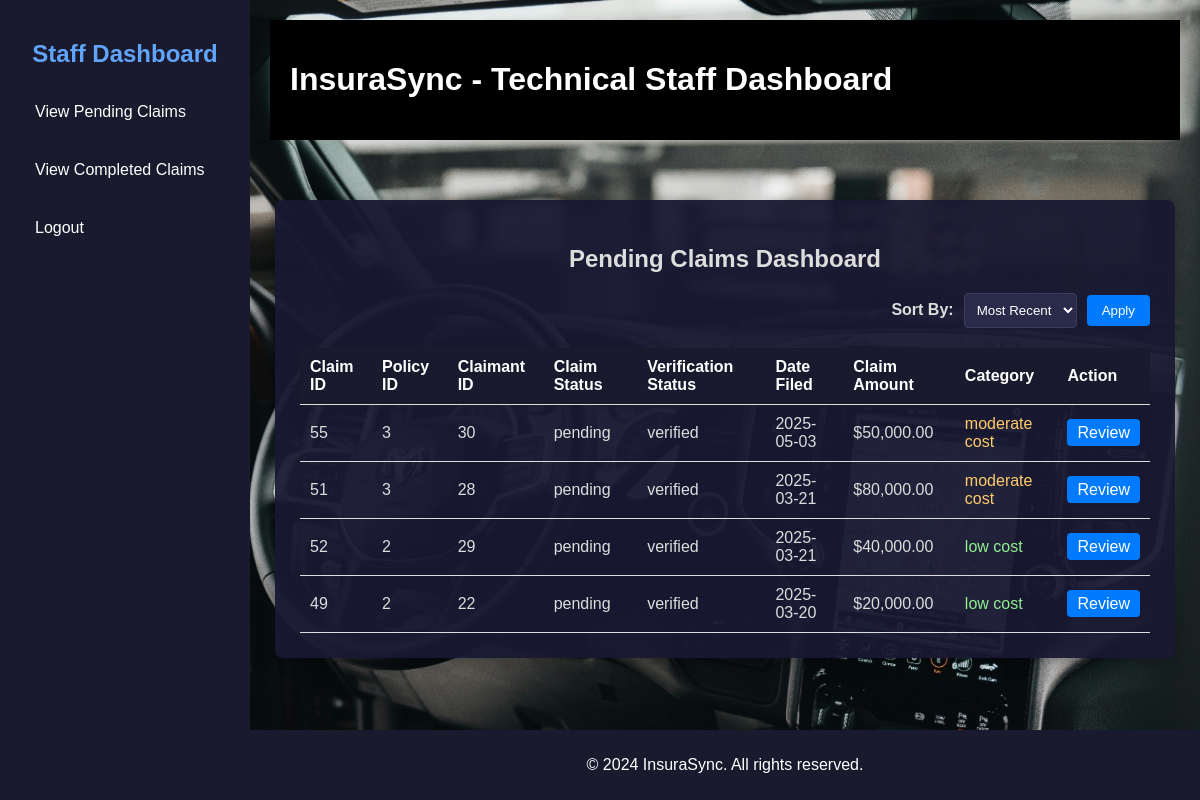
/view_claims_staff.php, run on the app's committed database.
### tables this page shows
CREATE TABLE `claims` (
  `claim_id` int(11) NOT NULL,
  `user_id` int(11) NOT NULL,
  `policy_id` int(11) NOT NULL,
  `accident_date` date NOT NULL,
  `accident_description` text NOT NULL,
  `claim_amount` bigint(20) NOT NULL,
  `claim_status` enum('pending','approved','rejected') NOT NULL,
  `filing_date` date NOT NULL,
  `documents` longblob NOT NULL,
  `damaged_parts` text NOT NULL,
  `cnic` int(11) DEFAULT NULL,
  `vehicle_reg_num` varchar(10) NOT NULL,
  `claim_category` enum('high cost','moderate cost','low cost') NOT NULL,
  `staff_notes` text NOT NULL,
  `verification_status` enum('pending','verified','rejected') NOT NULL
);

### view_claims_staff.php (the view, shortened to what this page needs)
<?php
$servername = "localhost";
$username = "root";
$password = "";
$database = "insurasync";
$conn = new mysqli($servername, $username, $password, $database);
$sort_by = isset($_GET['sort_by']) ? $_GET['sort_by'] : 'recent';
switch ($sort_by) {
    case 'recent':
    default:
        $sql = "SELECT claim_id, policy_id, user_id, claim_status, verification_status, filing_date, claim_amount, claim_category FROM claims WHERE verification_status = 'verified' AND claim_status = 'pending' ORDER BY filing_date DESC";
        break;
}
$result = $conn->query($sql);
?>
<!DOCTYPE html>
<html lang="en">
<head>
    <link href="https://cdnjs.cloudflare.com/ajax/libs/font-awesome/6.0.0-beta3/css/all.min.css" rel="stylesheet">
</head>
<body>
    <div class="sidebar">
        <h2>Staff Dashboard</h2>
        <a href="view_claims_staff.php">View Pending Claims</a>
        <a href="completed_claims.php">View Completed Claims</a>
        <a href="staff_login.php">Logout</a>
    </div>
    <div class="main-content">
        <header>
            <h1>InsuraSync - Technical Staff Dashboard</h1>
        </header>
        <div class="container">
            <h2>Pending Claims Dashboard</h2>
            <div class="sort-controls">
                <label for="sort_by">Sort By:</label>
                <select id="sort_by" name="sort_by">
                    <option value="recent" <?php echo ($sort_by == 'recent') ? 'selected' : ''; ?>>Most Recent</option>
                </select>
                <button onclick="applySorting()">Apply</button>
            </div>
            <table>
                <tr>
                    <th>Claim ID</th>
                    <th>Policy ID</th>
                    <th>Claimant ID</th>
                    <th>Claim Status</th>
                    <th>Verification Status</th>
                    <th>Date Filed</th>
                    <th>Claim Amount</th>
                    <th>Category</th>
                    <th>Action</th>
                </tr>
                <?php if ($result->num_rows > 0): ?>
                    <?php while ($row = $result->fetch_assoc()): ?>
                        <tr>
                            <td><?= htmlspecialchars($row['claim_id']) ?></td>
                            <td><?= htmlspecialchars($row['policy_id']) ?></td>
                            <td><?= htmlspecialchars($row['user_id']) ?></td>
                            <td><?= htmlspecialchars($row['claim_status']) ?></td>
                            <td><?= htmlspecialchars($row['verification_status']) ?></td>
                            <td><?= htmlspecialchars($row['filing_date']) ?></td>
                            <td><?= htmlspecialchars('$' . number_format($row['claim_amount'], 2)) ?></td>
                            <?php
                                $category_class = '';
                                if ($row['claim_category'] == 'low cost') {
                                    $category_class = 'category-low';
                                } elseif ($row['claim_category'] == 'moderate cost') {
                                    $category_class = 'category-moderate';
                                } elseif ($row['claim_category'] == 'high cost') {
                                    $category_class = 'category-high';
                                }
                            ?>
                            <td class="<?= $category_class ?>"><?= htmlspecialchars($row['claim_category']) ?></td>
                            <td><a href="process_claim.php?id=<?= $row['claim_id'] ?>" class="action-btn">Review</a></td>
                        </tr>
                    <?php endwhile; ?>
                <?php else: ?>
                    <tr><td colspan="9">No pending claims found.</td></tr>
                <?php endif; ?>
            </table>
        </div>
    </div>
    <footer>
        <p>&copy; 2024 InsuraSync. All rights reserved.</p>
    </footer>
</body>
</html>

### view_claims_staff.php (style rules this page uses)
body { font-family: Arial, sans-serif; margin: 0; padding: 0; background-image: url('bg.jpg'); background-size: cover; background-repeat: no-repeat; background-attachment: fixed; color: #ddd; display: flex; }
.sidebar { width: 250px; background-color: #1a1a2e; height: 100vh; padding: 20px; box-sizing: border-box; position: fixed; top: 0; left: 0; }
.sidebar h2 { color: #60a5fa; text-align: center; }
.sidebar a { display: block; padding: 15px; color: white; text-decoration: none; font-size: 16px; border-radius: 5px; transition: background-color 0.3s; margin-bottom: 10px; }
.main-content { margin-left: 250px; padding: 20px; width: calc(100% - 250px); box-sizing: border-box; }
header { background-color: black; color: white; padding: 20px; display: flex; justify-content: space-between; align-items: center; }
.container { max-width: 900px; margin: 60px auto; padding: 25px; background-color: rgba(25, 25, 50, 0.95); border-radius: 8px; box-shadow: 0 4px 15px rgba(0, 0, 0, 0.3); width: 100%; box-sizing: border-box; text-align: center; max-height: 500px; overflow-y: auto; }
table { width: 100%; border-collapse: collapse; margin-top: 20px; }
th, td { padding: 10px; text-align: left; border-bottom: 1px solid #ddd; }
th { background-color: #1a1a2e; color: white; }
.action-btn { padding: 5px 10px; text-decoration: none; color: white; background-color: #007bff; border-radius: 4px; }
footer { background-color: #1a1a2e; color: white; text-align: center; padding: 10px 0; position: fixed; bottom: 0; left: 250px; width: calc(100% - 250px); }
.sort-controls { display: flex; justify-content: flex-end; margin-bottom: 15px; align-items: center; }
.sort-controls label { margin-right: 10px; font-weight: bold; }
.sort-controls select { padding: 8px; border-radius: 4px; background-color: #2a2a4a; color: white; border: 1px solid #3a3a5a; }
.sort-controls button { padding: 8px 15px; background-color: #007bff; color: white; border: none; border-radius: 4px; cursor: pointer; margin-left: 10px; }
.category-low { color: #90ee90; }
.category-moderate { color: #ffcb6b; }

### data on the page
claims: claim_id "55", policy "3", user "30", claim_status "pending", verification_status "verified", filing_date "2025-05-03", claim_amount "$50,000.00", claim_category "moderate cost"
claims: claim_id "51", policy "3", user "28", claim_status "pending", verification_status "verified", filing_date "2025-03-21", claim_amount "$80,000.00", claim_category "moderate cost"
claims: claim_id "52", policy "2", user "29", claim_status "pending", verification_status "verified", filing_date "2025-03-21", claim_amount "$40,000.00", claim_category "low cost"
claims: claim_id "49", policy "2", user "22", claim_status "pending", verification_status "verified", filing_date "2025-03-20", claim_amount "$20,000.00", claim_category "low cost"
